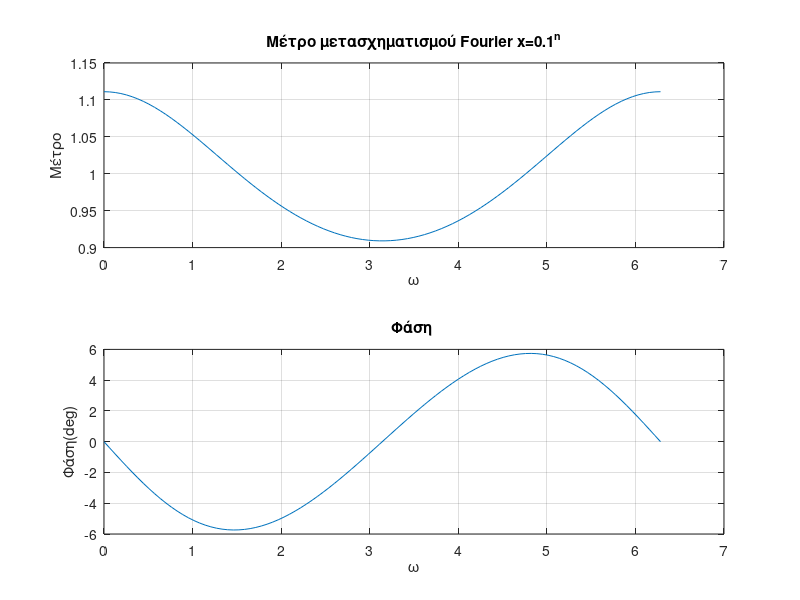
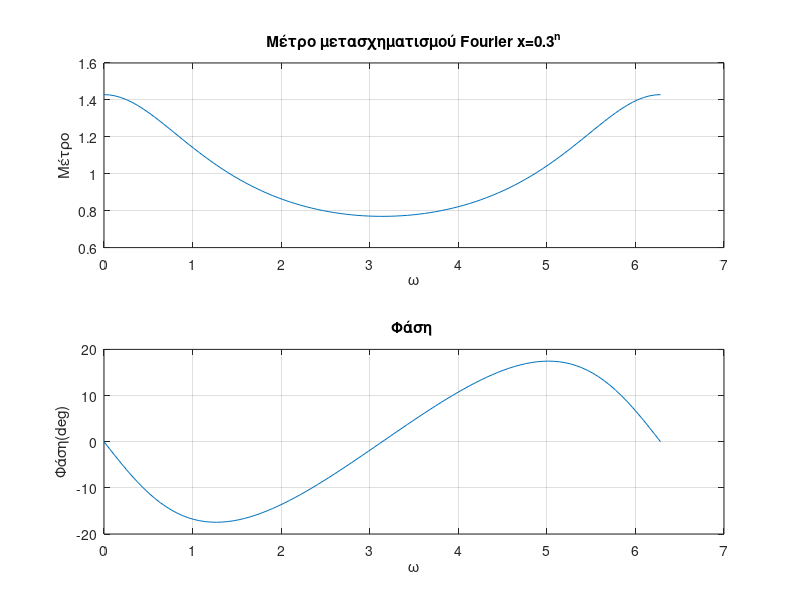
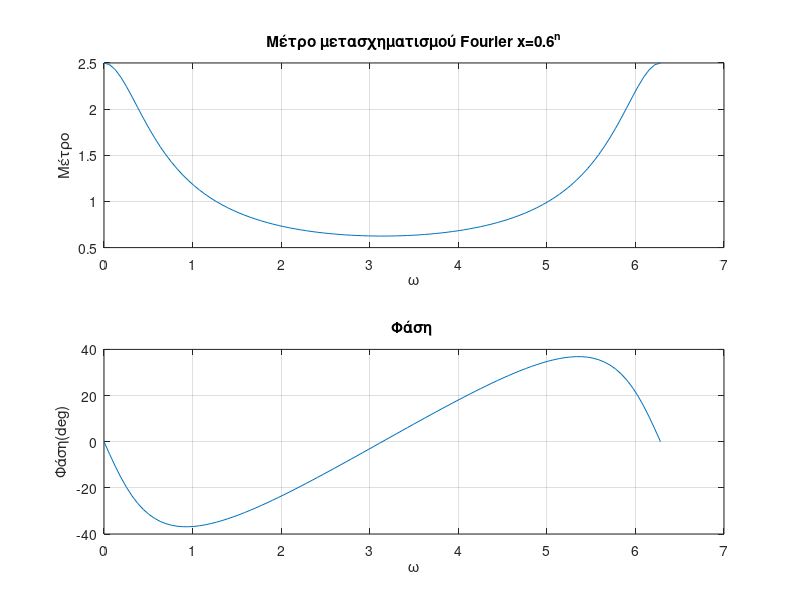

Source code (MATLAB) for these figures, in order:
clear; close all; clc;
% Άσκηση 16
a = [0.1, 0.3, 0.6];
n = 0:19;
x1 = a(1).^n;
x2 = a(2).^n;
x3 = a(3).^n;

w = linspace(0, 2*pi, 100);
X1 = zeros(1, length(w));
X2 = zeros(1, length(w));
X3 = zeros(1, length(w));

for k = 1:length(w)
    s1 = 0; s2 = 0; s3 = 0;
    for l = 1:length(n)
        s1 = s1 + x1(l) * exp(-1i * w(k) * n(l));
        s2 = s2 + x2(l) * exp(-1i * w(k) * n(l));
        s3 = s3 + x3(l) * exp(-1i * w(k) * n(l));
    end
    X1(k) = s1;
    X2(k) = s2;
    X3(k) = s3;
end

figure(1)
subplot(211), plot(w, abs(X1)), grid on, xlabel('ω'), title('Μέτρο μετασχηματισμού Fourier x=0.1^n'), ylabel('Μέτρο');
subplot(212), plot(w, angle(X1) * 180 / pi), grid on, xlabel('ω'), title('Φάση '), ylabel('Φάση(deg)');

figure(2)
subplot(211), plot(w, abs(X2)), grid on, xlabel('ω'), title('Μέτρο μετασχηματισμού Fourier x=0.3^n'), ylabel('Μέτρο');
subplot(212), plot(w, angle(X2) * 180 / pi), grid on, xlabel('ω'), title('Φάση '), ylabel('Φάση(deg)');

figure(3)
subplot(211), plot(w, abs(X3)), grid on, xlabel('ω'), title('Μέτρο μετασχηματισμού Fourier x=0.6^n'), ylabel('Μέτρο');
subplot(212), plot(w, angle(X3) * 180 / pi), grid on, xlabel('ω'), title('Φάση '), ylabel('Φάση(deg)');
